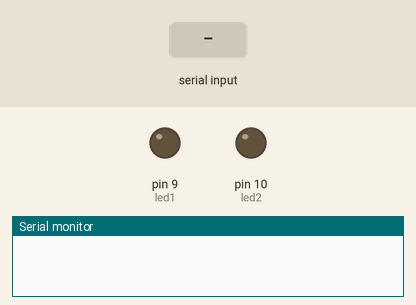
This sketch was run on a simulated Arduino Uno, built with avr-gcc and run on an emulated ATmega328P. On the bench: output pins drawn as LEDs (lit = HIGH), the last lines printed to the serial monitor. The test bench sets the inputs (shaded band).

Above: at 1.2 s.
1.3 s: "G" received over Serial
At 1.7 s:
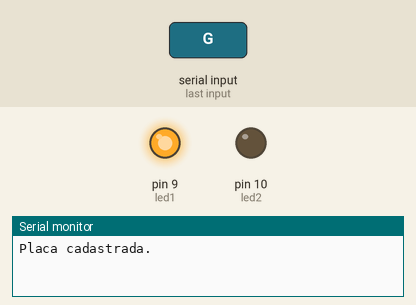
2.8 s: "R" received over Serial
At 4.0 s:
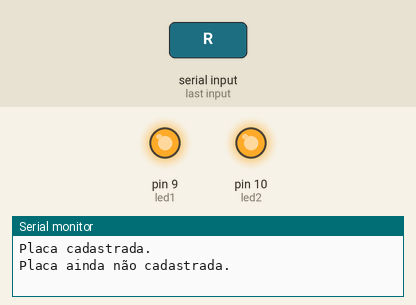
Timing chart, 0 to 5.8 s (numbered marks = the images above; inputs shaded):
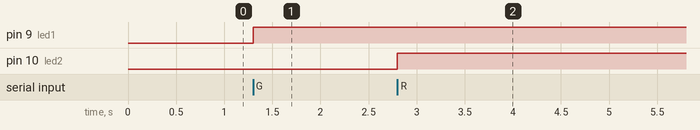

Measured:
- after the input at 1.3 s, pin 9 (led1): LOW → HIGH at once
- after the input at 2.8 s, pin 10 (led2): LOW → HIGH at once

The sketch:

led-placa.ino
```cpp
#define led1 9
#define led2 10
char leitura;

void setup() {
  Serial.begin(9600);
  pinMode(led1, OUTPUT);
  pinMode(led2, OUTPUT);
}

void loop() {
  if (Serial.available() > 0) {
    leitura = Serial.read();
    if (leitura == 'G') {
      digitalWrite(led1, HIGH);
      Serial.println("Placa cadastrada.");
    }
    else if (leitura == 'R') {
      digitalWrite(led2, HIGH);
      Serial.println("Placa ainda não cadastrada.");
    }
    else Serial.end(); // Fim da conexão
  }
}
```
